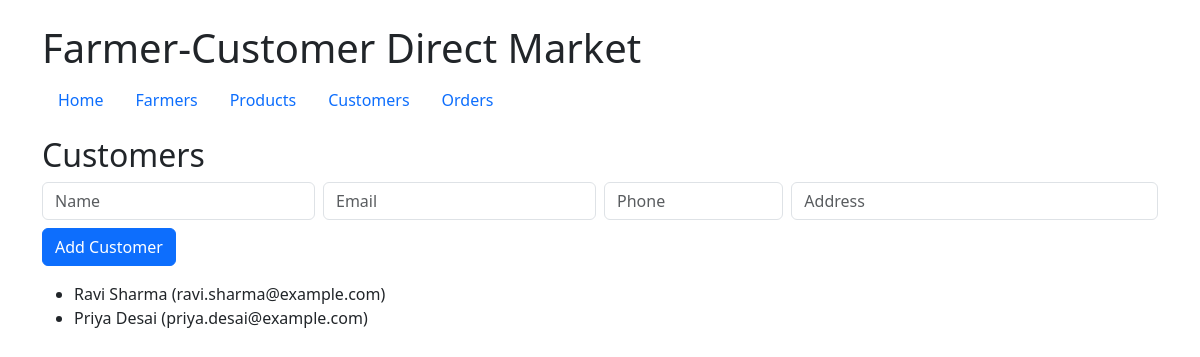
Page /customer on the committed database.
### app.py (models this page shows)
class Customer(db.Model):
    customer_id = db.Column(db.Integer, primary_key=True)
    name = db.Column(db.String(120), nullable=False)
    email = db.Column(db.String(120), unique=True)
    phone = db.Column(db.String(40))
    address = db.Column(db.String(255))
    orders = db.relationship('Order', backref='customer', lazy=True)

### app.py (the view, shortened to what this page needs)
@app.route('/customer', methods=['GET', 'POST'])
def customer():
    return render_template('customer.html', customers=Customer.query.all())

### templates/customer.html
{% extends 'layout.html' %}
{% block content %}
<h2>Customers</h2>
<form method="post" class="row g-2 mb-3">
  <div class="col-md-3"><input name="name" class="form-control" placeholder="Name" required></div>
  <div class="col-md-3"><input name="email" class="form-control" placeholder="Email"></div>
  <div class="col-md-2"><input name="phone" class="form-control" placeholder="Phone"></div>
  <div class="col-md-4"><input name="address" class="form-control" placeholder="Address"></div>
  <div class="col-12"><button class="btn btn-primary">Add Customer</button></div>
</form>
<ul>{% for c in customers %}<li>{{ c.name }} ({{ c.email }})</li>{% endfor %}</ul>
{% endblock %}

### rows in the picture
Customer: name "Ravi Sharma", email "ravi.sharma@example.com"
Customer: name "Priya Desai", email "priya.desai@example.com"
